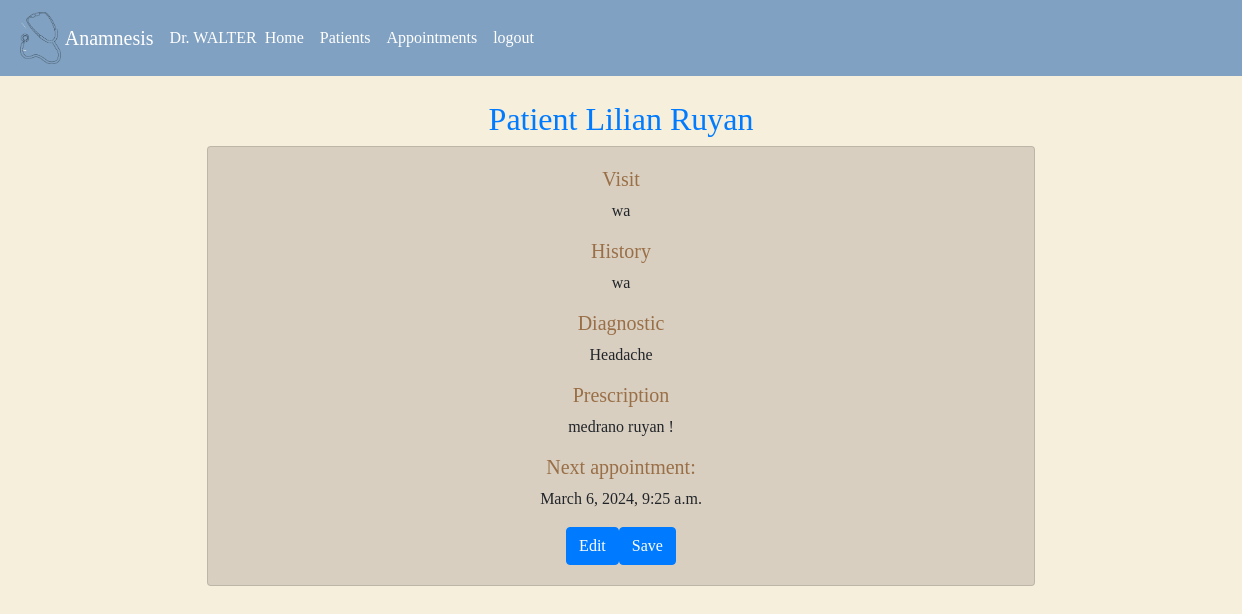
The app's page /fileview/1 (signed in), older data.
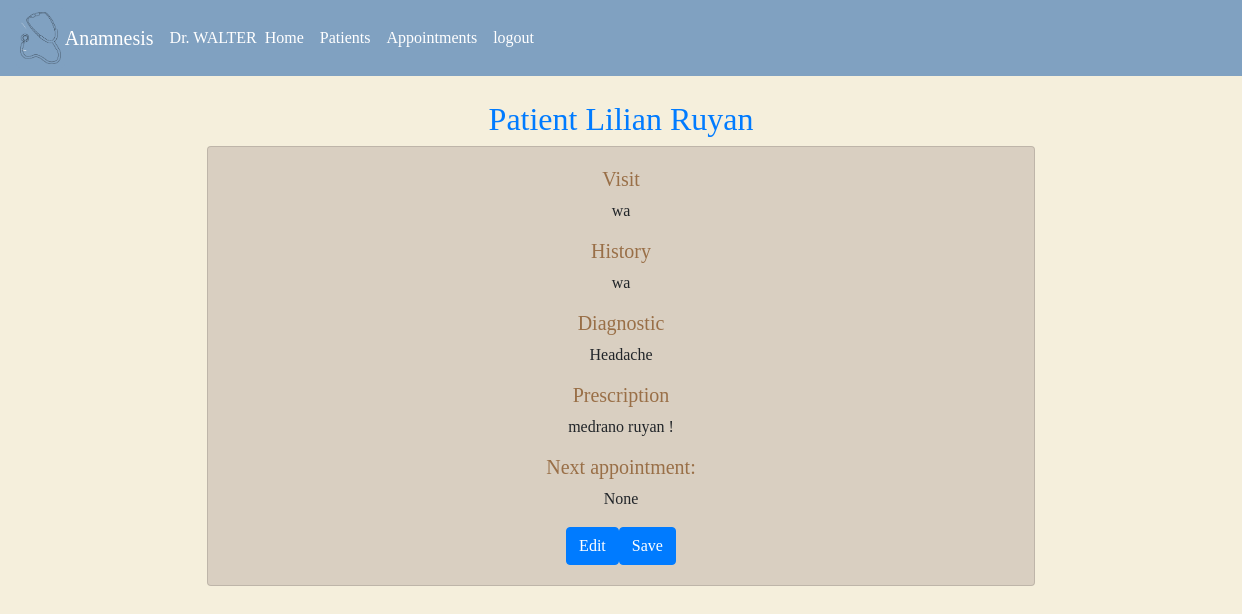
The same page, newer data.
### anamnesis/models.py (models this page shows)
class User(AbstractUser):
    pass

class Patienthistory(models.Model):
    patient = models.ForeignKey(Patient, on_delete=models.CASCADE, blank=True, null=True, related_name="patient_history")
    date = models.DateTimeField() #date the file was created
    diagnostic =models.CharField(max_length=500, blank=True, null=True)
    history =models.CharField(max_length=500, blank=True, null=True) # Explanation of the symptoms
    prescription = models.CharField(max_length=500, blank=True, null=True)
    visit = models.CharField(max_length=30, blank=True, null=True) # Reason the patient is visiting
    nextappointment = models.DateTimeField(null=True, blank=True)

class Patient(models.Model):
    doctor = models.ForeignKey(User, on_delete=models.CASCADE, blank=True, null=True, related_name="patients")
    name = models.CharField(max_length=25, blank=True)
    lastname = models.CharField(max_length=25, blank=True)
    address = models.CharField(max_length=50, blank=True, null=True)
    city = models.CharField(max_length=30, blank=True, null=True)
    state = models.CharField(max_length=20, blank=True, null=True)
    phonenumber = models.CharField(max_length=15, blank=True, null=True)
    date = models.DateTimeField(null=True)
    def __str__(self):
        return f"Patient {self.name} {self.lastname}"

### anamnesis/views.py (the view)
# urls.py: path("fileview/<int:file_id>", views.fileview, name="fileview"),
def fileview(request, file_id):
    fileofpatient = Patienthistory.objects.get(pk=file_id)
    return render(request, "anamnesis/fileview.html", {
        "fileofpatient": fileofpatient,
    })

### anamnesis/templates/anamnesis/fileview.html (shortened to what this page needs)
{% extends "anamnesis/layout.html" %}
{% load static %}
{% block body %}
{% if user.is_authenticated %}
<a href="{% url 'file' fileofpatient.patient.id%}"><h2 class="mt-4" style="text-align: center;">{{fileofpatient.patient}}</h2></a>
        <div class="card container col-sm-8" style="text-align: center;">
            <div class="card-body">
                <h5 class="card-title mb-2">Visit</h5>
                <p class="card-text">{{fileofpatient.visit}}</p>
                <h5 class="card-subtitletitle mb-2">History</h5>
                <p class="card-text">{{fileofpatient.history}}</p>
                <h5 class="card-title mb-2">Diagnostic</h5>
                <p id="diagnostic_{{fileofpatient.id}}" class="card-text">{{fileofpatient.diagnostic}}</p>
                <h5 class="card-title mb-2">Prescription</h5>
                <p id="prescription_{{fileofpatient.id}}" class="card-text">{{fileofpatient.prescription}}</p>
                <h5 class="card-title mb-2">Next appointment:</h5>
                <p id="nextappointment_{{fileofpatient.id}}" class="card-text">{{fileofpatient.nextappointment}}</p>
                <button type="button" class="btn btn-primary" onclick="edit({{fileofpatient.id}})">Edit</button><button type="button" class="btn btn-primary" onclick="save({{fileofpatient.id}})">Save</button>
            </div>
        </div>
{% else %}
<h1>403  You do not have access. Log in</h1>
{% endif %}
{% endblock %}

### anamnesis/templates/anamnesis/layout.html (shortened to what this page needs)
{% load static %}
<!DOCTYPE html>
<html lang="en">
    <head>
        <link rel="stylesheet" href="https://stackpath.bootstrapcdn.com/bootstrap/4.4.1/css/bootstrap.min.css">
        <link href="{% static 'anamnesis/styles.css' %}" rel="stylesheet">
    </head>
    <body>
        {% if user.is_authenticated %}
            <nav class="navbar navbar-expand-lg navbar-dark">
                <img src="{% static 'anamnesis/images/stethoscope.png' %}" alt="stethoscope" class="img-thumbnail text-center imageNav"> <a class="navbar-brand" href="#">Anamnesis</a>                <a class="nav-item">Dr. {{request.user | upper}}</a>
                <div class="collapse navbar-collapse" id="navbarSupportedContent">
                    <ul class="navbar-nav mr-auto">
                        <li class="nav-item active">
                            <a class="nav-link" href="{% url 'index' %}">Home</a>
                        </li>
                        <li class="nav-item active">
                            <a class="nav-link" href="{% url 'patient' %}">Patients</a>
                        </li>
                        <li class="nav-item active">
                            <a class="nav-link" href="{% url 'appointments' %}">Appointments</a>
                        </li>
                        <li class="nav-item active">
                            <a class="nav-link" href="{% url 'logout' %}">logout</a>
                        </li>
                    </ul>
                </div>
            </nav>
        {% endif %}
        {% block body %}
        {% endblock %}
</html>

### anamnesis/static/anamnesis/styles.css (style rules this page uses)
body { position: relative; background-color: rgb(245, 239, 220); font-family: "Calibri"; }
.card { margin-top: 8px; margin-bottom: 6px; background-color: #d9cfc1; }
h5 { color:#996f47; }
.imageNav { background-color: rgb(128, 161, 193); border: none; width:auto; height: 60px; }
nav { width: 100%; box-sizing: content-box; overflow: scroll; background-color: rgb(128, 161, 193); color: white; }
ul { list-style-type: none; }

Row changes from the older to the newer data that the page shows:
changed Patienthistory "wa": nextappointment "March 6, 2024, 9:25 a.m." → "None"
